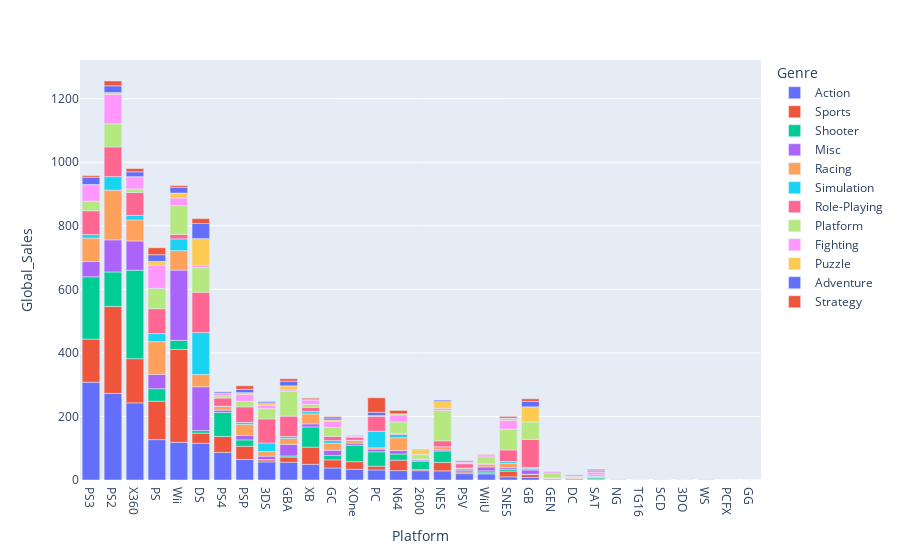

Here is the notebook cell this chart was saved with:
### Markdown cell above
### Which platform and genre should we focus our next game on?

### Code cell
# create a bar plot of global sales by genre and platform. 
# tip: when creating the bar plot, place genre into colors
df_grouped_genre_platform = df.groupby(["Genre", "Platform"]).sum().reset_index()
px.bar(df_grouped_genre_platform.sort_values(["Global_Sales"], ascending=False), x="Platform", y="Global_Sales", color="Genre")

### Figure 1 — Plotly figure (JSON) as saved in the notebook; plotly's stock layout.template omitted (floating-point values rounded to 4 significant figures)
{"data": [{"alignmentgroup": "True", "hovertemplate": "Genre=Action<br>Platform=%{x}<br>Global_Sales=%{y}<extra></extra>", "legendgroup": "Action", "marker": {"color": "#636efa", "pattern": {"shape": ""}}, "name": "Action", "offsetgroup": "Action", "orientation": "v", "showlegend": true, "textposition": "auto", "type": "bar", "x": ["PS3", "PS2", "X360", "PS", "Wii", "DS", "PS4", "PSP", "3DS", "GBA", "XB", "GC", "XOne", "PC", "N64", "2600", "NES", "PSV", "WiiU", "SNES", "GB", "GEN", "DC", "SAT"], "xaxis": "x", "y": [307.9, 272.8, 242.7, 127.0, 118.6, 115.6, 87.06, 64.72, 57.02, 55.76, 49.28, 37.84, 33.79, 31.53, 29.58, 29.34, 28.75, 20.01, 19.35, 10.08, 7.92, 2.74, 1.26, 0.65], "yaxis": "y"}, {"alignmentgroup": "True", "hovertemplate": "Genre=Sports<br>Platform=%{x}<br>Global_Sales=%{y}<extra></extra>", "legendgroup": "Sports", "marker": {"color": "#EF553B", "pattern": {"shape": ""}}, "name": "Sports", "offsetgroup": "Sports", "orientation": "v", "showlegend": true, "textposition": "auto", "type": "bar", "x": ["Wii", "PS2", "X360", "PS3", "PS", "XB", "PS4", "PSP", "N64", "DS", "NES", "GC", "XOne", "SNES", "GBA", "PC", "GB", "3DS", "PSV", "DC", "2600", "WiiU", "GEN", "SAT", "NG"], "xaxis": "x", "y": [292.1, 273.4, 139.1, 135.6, 121.0, 54.27, 50.07, 41.69, 32.8, 31.83, 26.85, 25.49, 23.97, 17.87, 16.41, 12.01, 9.05, 6.2, 4.88, 3.66, 3.43, 3.32, 3.2, 2.79, 0.02], "yaxis": "y"}, {"alignmentgroup": "True", "hovertemplate": "Genre=Shooter<br>Platform=%{x}<br>Global_Sales=%{y}<extra></extra>", "legendgroup": "Shooter", "marker": {"color": "#00cc96", "pattern": {"shape": ""}}, "name": "Shooter", "offsetgroup": "Shooter", "orientation": "v", "showlegend": true, "textposition": "auto", "type": "bar", "x": ["X360", "PS3", "PS2", "PS4", "XB", "XOne", "PC", "PS", "NES", "Wii", "2600", "PSP", "N64", "GC", "DS", "WiiU", "SNES", "PSV", "SAT", "GBA", "3DS", "GB", "DC", "GEN", "TG16"], "xaxis": "x", "y": [278.5, 196.0, 108.6, 75.32, 63.55, 51.61, 45.32, 39.31, 35.62, 28.77, 26.48, 19.77, 19.27, 13.63, 8.2, 6.17, 6.07, 4.57, 3.98, 3.6, 1.29, 1.2, 0.33, 0.13, 0.02], "yaxis": "y"}, {"alignmentgroup": "True", "hovertemplate": "Genre=Misc<br>Platform=%{x}<br>Global_Sales=%{y}<extra></extra>", "legendgroup": "Misc", "marker": {"color": "#ab63fa", "pattern": {"shape": ""}}, "name": "Misc", "offsetgroup": "Misc", "orientation": "v", "showlegend": true, "textposition": "auto", "type": "bar", "x": ["Wii", "DS", "PS2", "X360", "PS3", "PS", "GBA", "GC", "PSP", "GB", "WiiU", "N64", "3DS", "XB", "PC", "PS4", "XOne", "PSV", "SNES", "NES", "2600", "SAT", "SCD", "GEN"], "xaxis": "x", "y": [221.1, 137.8, 101.1, 91.96, 47.85, 44.9, 36.25, 16.73, 13.96, 13.35, 12.23, 11.19, 10.48, 9.58, 8.56, 7.4, 6.86, 5.18, 5.02, 3.59, 3.58, 1.2, 0.1, 0.03], "yaxis": "y"}, {"alignmentgroup": "True", "hovertemplate": "Genre=Racing<br>Platform=%{x}<br>Global_Sales=%{y}<extra></extra>", "legendgroup": "Racing", "marker": {"color": "#FFA15A", "pattern": {"shape": ""}}, "name": "Racing", "offsetgroup": "Racing", "orientation": "v", "showlegend": true, "textposition": "auto", "type": "bar", "x": ["PS2", "PS", "PS3", "X360", "Wii", "N64", "DS", "PSP", "XB", "GC", "GBA", "3DS", "SNES", "PS4", "NES", "XOne", "WiiU", "GB", "PC", "PSV", "2600", "DC", "SAT", "GEN", "SCD"], "xaxis": "x", "y": [156.3, 103.2, 73.95, 65.99, 61.28, 40.09, 38.64, 34.73, 31.49, 21.89, 18.8, 14.49, 13.49, 11.53, 9.78, 8.8, 7.77, 4.55, 4.06, 2.95, 2.91, 2.65, 2.4, 0.26, 0.07], "yaxis": "y"}, {"alignmentgroup": "True", "hovertemplate": "Genre=Simulation<br>Platform=%{x}<br>Global_Sales=%{y}<extra></extra>", "legendgroup": "Simulation", "marker": {"color": "#19d3f3", "pattern": {"shape": ""}}, "name": "Simulation", "offsetgroup": "Simulation", "orientation": "v", "showlegend": true, "textposition": "auto", "type": "bar", "x": ["DS", "PC", "PS2", "Wii", "3DS", "PS", "X360", "PS3", "N64", "GC", "XB", "PSP", "GBA", "SNES", "GB", "SAT", "PS4", "XOne", "DC", "2600", "WiiU", "PSV", "3DO"], "xaxis": "x", "y": [132.0, 51.91, 42.66, 36.97, 27.08, 25.33, 14.45, 10.79, 10.19, 8.59, 7.11, 6.28, 5.91, 5.63, 3.55, 1.13, 0.77, 0.54, 0.52, 0.45, 0.21, 0.08, 0.02], "yaxis": "y"}, {"alignmentgroup": "True", "hovertemplate": "Genre=Role-Playing<br>Platform=%{x}<br>Global_Sales=%{y}<extra></extra>", "legendgroup": "Role-Playing", "marker": {"color": "#FF6692", "pattern": {"shape": ""}}, "name": "Role-Playing", "offsetgroup": "Role-Playing", "orientation": "v", "showlegend": true, "textposition": "auto", "type": "bar", "x": ["DS", "PS2", "GB", "PS", "3DS", "PS3", "X360", "GBA", "PSP", "PC", "SNES", "PS4", "NES", "Wii", "XB", "PSV", "GC", "XOne", "SAT", "N64", "WiiU", "WS", "DC", "GEN", "SCD", "PCFX"], "xaxis": "x", "y": [126.9, 93.5, 88.24, 78.3, 75.74, 75.3, 71.98, 64.21, 49.05, 47.78, 36.43, 25.77, 18.78, 14.06, 13.51, 13.39, 13.15, 9.48, 3.76, 3.36, 2.47, 1.22, 0.68, 0.27, 0.06, 0.03], "yaxis": "y"}, {"alignmentgroup": "True", "hovertemplate": "Genre=Platform<br>Platform=%{x}<br>Global_Sales=%{y}<extra></extra>", "legendgroup": "Platform", "marker": {"color": "#B6E880", "pattern": {"shape": ""}}, "name": "Platform", "offsetgroup": "Platform", "orientation": "v", "showlegend": true, "textposition": "auto", "type": "bar", "x": ["NES", "Wii", "GBA", "DS", "PS2", "SNES", "PS", "GB", "N64", "3DS", "PS3", "GC", "WiiU", "PSP", "GEN", "2600", "X360", "XB", "PS4", "PSV", "DC", "SCD", "XOne", "SAT", "PC", "GG"], "xaxis": "x", "y": [95.78, 90.74, 78.3, 77.45, 72.51, 65.65, 64.21, 54.91, 36.13, 32.23, 30.33, 28.66, 21.24, 17.28, 15.45, 13.27, 11.39, 9.66, 7.01, 3.03, 2.54, 1.5, 0.81, 0.76, 0.49, 0.04], "yaxis": "y"}, {"alignmentgroup": "True", "hovertemplate": "Genre=Fighting<br>Platform=%{x}<br>Global_Sales=%{y}<extra></extra>", "legendgroup": "Fighting", "marker": {"color": "#FF97FF", "pattern": {"shape": ""}}, "name": "Fighting", "offsetgroup": "Fighting", "orientation": "v", "showlegend": true, "textposition": "auto", "type": "bar", "x": ["PS2", "PS", "PS3", "X360", "SNES", "Wii", "N64", "PSP", "GC", "XB", "3DS", "SAT", "PS4", "DS", "NES", "WiiU", "GEN", "GBA", "PSV", "XOne", "DC", "NG", "2600", "PC"], "xaxis": "x", "y": [92.6, 72.68, 51.7, 37.64, 26.95, 23.86, 22.08, 21.97, 18.43, 13.55, 10.46, 8.52, 8.04, 7.2, 6.54, 6.36, 5.9, 4.21, 3.15, 2.31, 1.83, 1.42, 1.24, 0.27], "yaxis": "y"}, {"alignmentgroup": "True", "hovertemplate": "Genre=Puzzle<br>Platform=%{x}<br>Global_Sales=%{y}<extra></extra>", "legendgroup": "Puzzle", "marker": {"color": "#FECB52", "pattern": {"shape": ""}}, "name": "Puzzle", "offsetgroup": "Puzzle", "orientation": "v", "showlegend": true, "textposition": "auto", "type": "bar", "x": ["DS", "GB", "NES", "Wii", "2600", "GBA", "PS", "SNES", "PS2", "3DS", "PSP", "GC", "N64", "WiiU", "SAT", "PC", "X360", "PS3", "XB", "PSV", "PS4", "3DO"], "xaxis": "x", "y": [84.29, 47.47, 21.0, 15.67, 14.68, 12.92, 12.08, 6.38, 5.9, 5.57, 5.52, 4.7, 3.41, 1.33, 1, 0.92, 0.85, 0.6, 0.42, 0.2, 0.02, 0.02], "yaxis": "y"}, {"alignmentgroup": "True", "hovertemplate": "Genre=Adventure<br>Platform=%{x}<br>Global_Sales=%{y}<extra></extra>", "legendgroup": "Adventure", "marker": {"color": "#636efa", "pattern": {"shape": ""}}, "name": "Adventure", "offsetgroup": "Adventure", "orientation": "v", "showlegend": true, "textposition": "auto", "type": "bar", "x": ["DS", "PS3", "PS2", "PS", "Wii", "GB", "X360", "GBA", "PSP", "PC", "GC", "3DS", "PS4", "NES", "PSV", "SAT", "XB", "XOne", "DC", "2600", "SNES", "N64", "GEN", "WiiU", "TG16", "3DO"], "xaxis": "x", "y": [47.29, 22.9, 21.16, 20.97, 18.43, 17.16, 15.23, 14.68, 10.69, 10.09, 5.93, 4.81, 4.7, 4.38, 4.18, 4.16, 3.06, 2.51, 2.5, 1.7, 1.5, 0.45, 0.19, 0.17, 0.14, 0.06], "yaxis": "y"}, {"alignmentgroup": "True", "hovertemplate": "Genre=Strategy<br>Platform=%{x}<br>Global_Sales=%{y}<extra></extra>", "legendgroup": "Strategy", "marker": {"color": "#EF553B", "pattern": {"shape": ""}}, "name": "Strategy", "offsetgroup": "Strategy", "orientation": "v", "showlegend": true, "textposition": "auto", "type": "bar", "x": ["PC", "PS", "DS", "PS2", "PSP", "N64", "X360", "GB", "GBA", "Wii", "SNES", "PS3", "GC", "SAT", "XB", "3DS", "WiiU", "PS4", "XOne", "PSV", "WS", "GEN", "SCD"], "xaxis": "x", "y": [45.88, 21.67, 15.39, 15.15, 10.62, 10.33, 10.13, 8.05, 7.45, 5.23, 4.98, 4.94, 4.32, 3.24, 2.78, 2.09, 1.24, 0.41, 0.38, 0.31, 0.2, 0.19, 0.14], "yaxis": "y"}], "layout": {"barmode": "relative", "legend": {"title": {"text": "Genre"}, "tracegroupgap": 0}, "margin": {"t": 60}, "xaxis": {"anchor": "y", "domain": [0, 1], "title": {"text": "Platform"}}, "yaxis": {"anchor": "x", "domain": [0, 1], "title": {"text": "Global_Sales"}}}}
